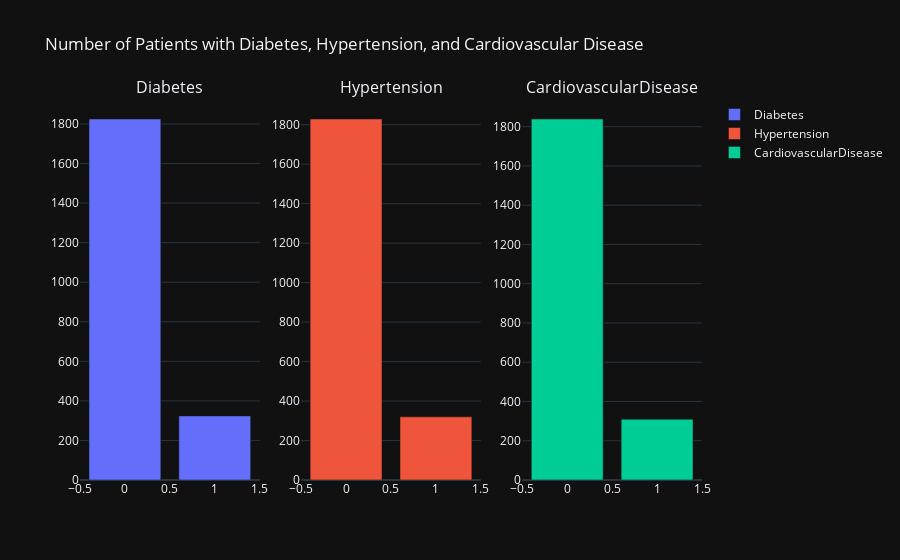

Notebook code cell kept with this figure:
### Code cell
# How many patients have diabetes, hypertension, and cardiovascular disease?
diseases = ['Diabetes', 'Hypertension', 'CardiovascularDisease']
fig = make_subplots(rows=1, cols=3, subplot_titles=diseases)
for i, disease in enumerate(diseases, 1):
    disease_counts = df[disease].value_counts()
    fig.add_trace(go.Bar(x=disease_counts.index, y=disease_counts.values, name=disease), row=1, col=i)
fig.update_layout(title="Number of Patients with Diabetes, Hypertension, and Cardiovascular Disease", template="plotly_dark")
# Save the plot
plt.savefig(os.path.join(output_dir, "Number of Patients with Diabetes, Hypertension, and Cardiovascular Disease.png"))
fig.show()

### Figure 1 — Plotly figure (JSON) as saved in the notebook; plotly's stock layout.template omitted (floating-point values rounded to 4 significant figures)
{"data": [{"name": "Diabetes", "type": "bar", "x": [0, 1], "xaxis": "x", "y": [1825, 324], "yaxis": "y"}, {"name": "Hypertension", "type": "bar", "x": [0, 1], "xaxis": "x2", "y": [1829, 320], "yaxis": "y2"}, {"name": "CardiovascularDisease", "type": "bar", "x": [0, 1], "xaxis": "x3", "y": [1839, 310], "yaxis": "y3"}], "layout": {"annotations": [{"font": {"size": 16}, "showarrow": false, "text": "Diabetes", "x": 0.1444, "xanchor": "center", "xref": "paper", "y": 1, "yanchor": "bottom", "yref": "paper"}, {"font": {"size": 16}, "showarrow": false, "text": "Hypertension", "x": 0.5, "xanchor": "center", "xref": "paper", "y": 1, "yanchor": "bottom", "yref": "paper"}, {"font": {"size": 16}, "showarrow": false, "text": "CardiovascularDisease", "x": 0.8556, "xanchor": "center", "xref": "paper", "y": 1, "yanchor": "bottom", "yref": "paper"}], "title": {"text": "Number of Patients with Diabetes, Hypertension, and Cardiovascular Disease"}, "xaxis": {"anchor": "y", "domain": [0, 0.2889]}, "xaxis2": {"anchor": "y2", "domain": [0.3556, 0.6444]}, "xaxis3": {"anchor": "y3", "domain": [0.7111, 1]}, "yaxis": {"anchor": "x", "domain": [0, 1]}, "yaxis2": {"anchor": "x2", "domain": [0, 1]}, "yaxis3": {"anchor": "x3", "domain": [0, 1]}}}
